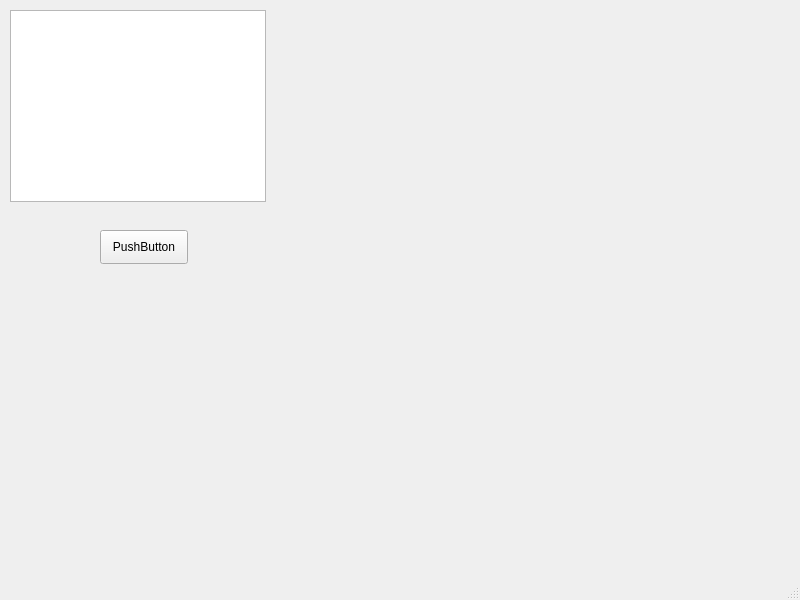
<?xml version="1.0" encoding="UTF-8"?>
<ui version="4.0">
 <class>MainWindow</class>
 <widget class="QMainWindow" name="MainWindow">
  <property name="geometry">
   <rect>
    <x>0</x>
    <y>0</y>
    <width>800</width>
    <height>600</height>
   </rect>
  </property>
  <property name="windowTitle">
   <string>MainWindow</string>
  </property>
  <widget class="QWidget" name="centralwidget">
   <widget class="QListWidget" name="listWidget">
    <property name="geometry">
     <rect>
      <x>10</x>
      <y>10</y>
      <width>256</width>
      <height>192</height>
     </rect>
    </property>
   </widget>
   <widget class="QPushButton" name="pushButton">
    <property name="geometry">
     <rect>
      <x>100</x>
      <y>230</y>
      <width>88</width>
      <height>34</height>
     </rect>
    </property>
    <property name="text">
     <string>PushButton</string>
    </property>
   </widget>
  </widget>
  <widget class="QMenuBar" name="menubar">
   <property name="geometry">
    <rect>
     <x>0</x>
     <y>0</y>
     <width>800</width>
     <height>30</height>
    </rect>
   </property>
  </widget>
  <widget class="QStatusBar" name="statusbar"/>
 </widget>
 <resources/>
 <connections/>
</ui>
